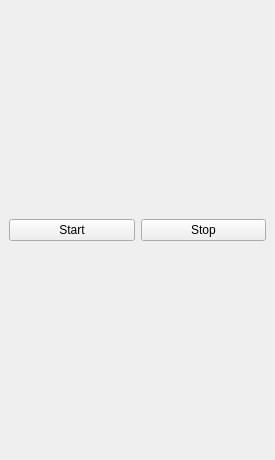
<?xml version="1.0" encoding="UTF-8"?>
<ui version="4.0">
 <class>FalconControl</class>
 <widget class="QDockWidget" name="FalconControl">
  <property name="geometry">
   <rect>
    <x>0</x>
    <y>0</y>
    <width>275</width>
    <height>460</height>
   </rect>
  </property>
  <property name="windowTitle">
   <string>FalconControl</string>
  </property>
  <widget class="QWidget" name="dockWidgetContents">
   <layout class="QVBoxLayout" name="verticalLayout_2">
    <item>
     <layout class="QVBoxLayout" name="verticalLayout">
      <item>
       <layout class="QGridLayout" name="gridLayout">
        <item row="1" column="0">
         <widget class="QPushButton" name="_startBtn">
          <property name="text">
           <string>Start</string>
          </property>
         </widget>
        </item>
        <item row="1" column="1">
         <widget class="QPushButton" name="_stopBtn">
          <property name="text">
           <string>Stop</string>
          </property>
         </widget>
        </item>
       </layout>
      </item>

     </layout>
    </item>
   </layout>
  </widget>
 </widget>
 <resources/>
 <connections/>
</ui>
